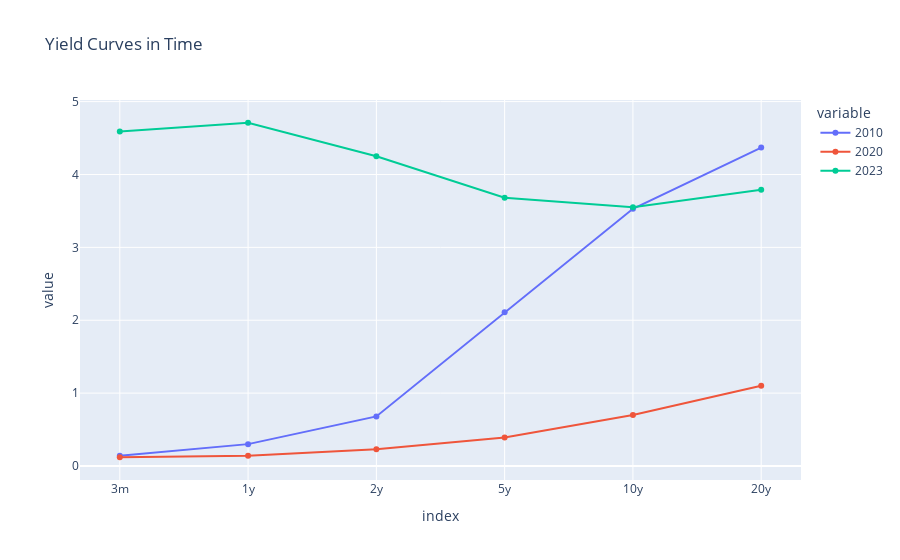

Here is the notebook cell this chart was saved with:
### Code cell
# Veamos la curva en diferentes cortes de tiempo

yield_curve_2010=yield_curve.loc["2010-12-15"]
yield_curve_2020=yield_curve.loc["2020-03-30"]
yield_curve_2023=yield_curve.loc["2023-01-30"]
yield_cross=pd.concat([yield_curve_2010,yield_curve_2020,yield_curve_2023],axis=1)
yield_cross.columns=["2010","2020","2023"]
fig = px.line(yield_cross,title='Yield Curves in Time',markers=True)
fig.show()

### Figure 1 — Plotly figure (JSON) as saved in the notebook; plotly's stock layout.template omitted (floating-point values rounded to 4 significant figures)
{"data": [{"hovertemplate": "variable=2010<br>index=%{x}<br>value=%{y}<extra></extra>", "legendgroup": "2010", "line": {"color": "#636efa", "dash": "solid"}, "marker": {"symbol": "circle"}, "mode": "markers+lines", "name": "2010", "orientation": "v", "showlegend": true, "type": "scatter", "x": ["3m", "1y", "2y", "5y", "10y", "20y"], "xaxis": "x", "y": [0.14, 0.3, 0.68, 2.11, 3.53, 4.37], "yaxis": "y"}, {"hovertemplate": "variable=2020<br>index=%{x}<br>value=%{y}<extra></extra>", "legendgroup": "2020", "line": {"color": "#EF553B", "dash": "solid"}, "marker": {"symbol": "circle"}, "mode": "markers+lines", "name": "2020", "orientation": "v", "showlegend": true, "type": "scatter", "x": ["3m", "1y", "2y", "5y", "10y", "20y"], "xaxis": "x", "y": [0.12, 0.14, 0.23, 0.39, 0.7, 1.1], "yaxis": "y"}, {"hovertemplate": "variable=2023<br>index=%{x}<br>value=%{y}<extra></extra>", "legendgroup": "2023", "line": {"color": "#00cc96", "dash": "solid"}, "marker": {"symbol": "circle"}, "mode": "markers+lines", "name": "2023", "orientation": "v", "showlegend": true, "type": "scatter", "x": ["3m", "1y", "2y", "5y", "10y", "20y"], "xaxis": "x", "y": [4.59, 4.71, 4.25, 3.68, 3.55, 3.79], "yaxis": "y"}], "layout": {"legend": {"title": {"text": "variable"}, "tracegroupgap": 0}, "title": {"text": "Yield Curves in Time"}, "xaxis": {"anchor": "y", "domain": [0, 1], "title": {"text": "index"}}, "yaxis": {"anchor": "x", "domain": [0, 1], "title": {"text": "value"}}}}
